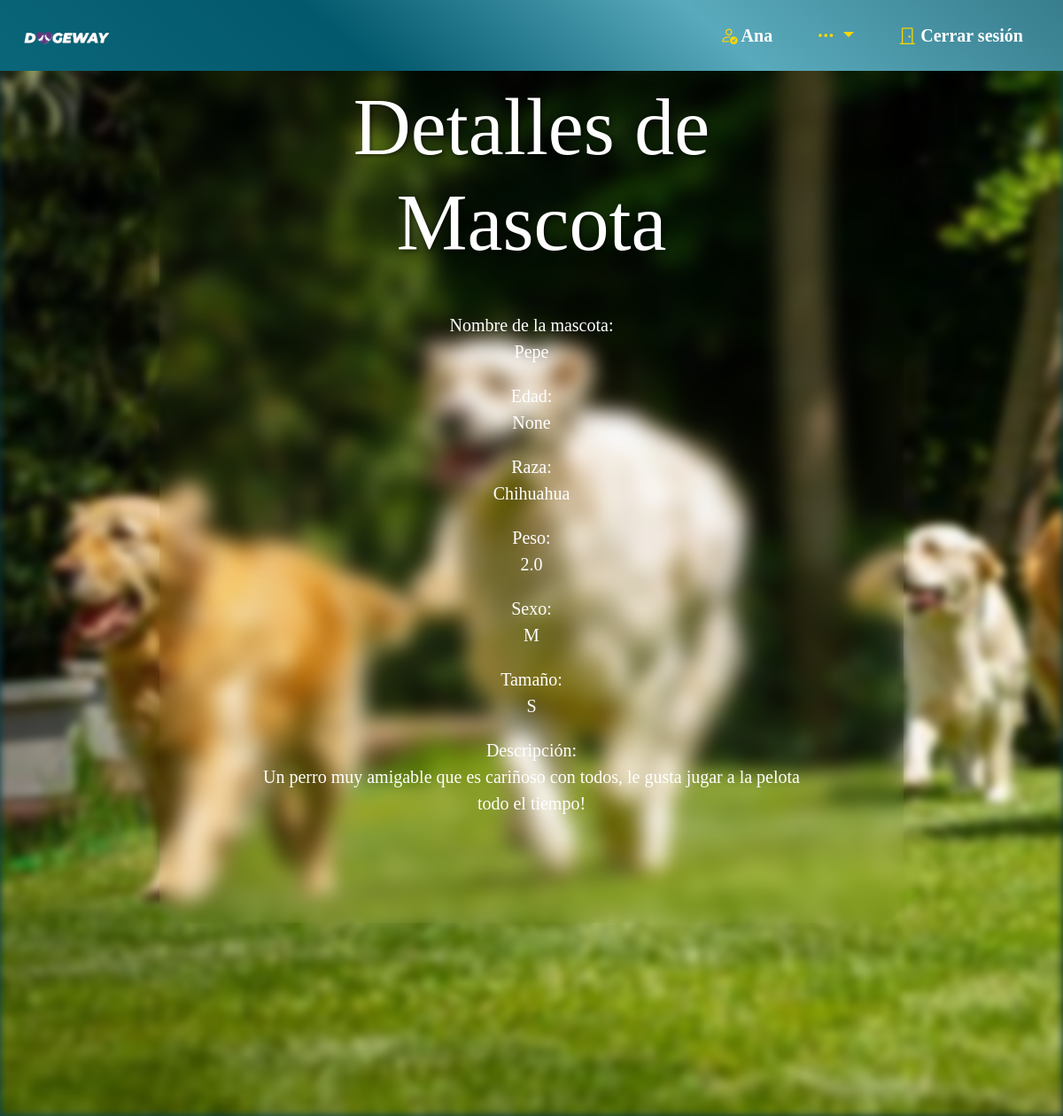
Page /ver_detalle_mascota/2/ (signed in) on the committed database.
### main_app/models.py (models this page shows, shortened)
class Usuario(AbstractUser):
    fotografia = models.ImageField(upload_to='usuarios/', null=True, blank=True)
    telefono = models.CharField(max_length=20)
    fecha_de_nacimiento = models.DateField()
    direccion = models.CharField(max_length=100)
    fotografia_identificacion = models.ImageField(upload_to='identificaciones/', null=True, blank=True)
    verificado = models.BooleanField(default=False)
    usuarios_bloqueados = models.ManyToManyField('self', symmetrical=False, related_name='usuarios_bloqueadores')
    groups = models.ManyToManyField('auth.Group', related_name='usuarios')
    user_permissions = models.ManyToManyField('auth.Permission', related_name='usuarios')

class Mascota(models.Model):
    dueño = models.ForeignKey(Usuario, on_delete=models.CASCADE)
    nombre = models.CharField(max_length=100)
    peso = models.FloatField(null=True, blank=True, validators=[
            MinValueValidator(5),  # El peso no puede ser menor que 0
            MaxValueValidator(150)  # El peso no puede ser mayor que 100
        ])
    edad = models.FloatField(null=True, blank=True, validators=[
            MinValueValidator(2),  # El peso no puede ser menor que 0
            MaxValueValidator(12)  # El peso no puede ser mayor que 100
        ])
    SEXO_CHOICES = (
        ('M', 'Macho'),
        ('H', 'Hembra'),
    )
    sexo = models.CharField(max_length=1, choices=SEXO_CHOICES)
    TAMAÑO_CHOICES = (
        ('XS', ' MuyPequeño'),
        ('S', 'Pequeño'),
        ('M', 'Mediano'),
        ('L', 'Grande'),
        ('XL', 'Gigante'),
    )
    tamaño = models.CharField(max_length=15, choices=TAMAÑO_CHOICES)
    descripcion = models.TextField()
    RAZA_CHOICES = (
        ('Bulldog francés', 'Bulldog francés'),
        ('Labrador retriever', 'Labrador retriever'),
        ('Golden retriever', 'Golden retriever'),
        ('Pastor alemán', 'Pastor alemán'),
        ('Caniche', 'Caniche'),
        ('Bulldog', 'Bulldog'),
        ('Rottweiler', 'Rottweiler'),
        ('Beagle', 'Beagle'),
        ('Salchicha', 'Salchicha'),
        ('Braco alemán de pelo corto', 'Braco alemán de pelo corto'),
        ('Corgi galés de Pembroke', 'Corgi galés de Pembroke'),
        ('Pastor australiano', 'Pastor australiano'),
        ('Yorkshire terrier', 'Yorkshire terrier'),
        ('Cavalier King Charles spaniel', 'Cavalier King Charles spaniel'),
        ('Doberman pinscher', 'Doberman pinscher'),
        ('Boxer', 'Boxer'),
        ('Schnauzer miniatura', 'Schnauzer miniatura'),
        ('Cane corso', 'Cane corso'),
        ('Gran danés', 'Gran danés'),
        ('Shih Tzu', 'Shih Tzu'),
        ('Husky siberiano', 'Husky siberiano'),
        ('Chihuahua', 'Chihuahua'),  # Raza agregada
        ('Solovino', 'Solovino'),  # Raza agregada
    )
    raza = models.CharField(max_length=100, choices=RAZA_CHOICES)
    tiene_cartilla = models.BooleanField()
    adopcion = models.BooleanField(default=False)
    likes = models.ManyToManyField("self", symmetrical=False, related_name="liked_by", blank=True)
    facebook_mascota = models.URLField(blank=True, null=True)
    twitter_mascota = models.URLField(blank=True, null=True)
    instagram_mascota = models.URLField(blank=True, null=True)
    tiktok_mascota = models.URLField(blank=True, null=True)

### main_app/views.py (the view)
# urls.py: path('ver_detalle_mascota/<int:mascota_id>/', views.VerDetalleMascota.as_view(), name='ver_detalle_mascota'),
class VerDetalleMascota(LoginRequiredMixin, DetailView):
    model = Mascota
    template_name = 'mascota_detalle.html'
    context_object_name = 'mascota'
    def get_context_data(self, **kwargs):
        context = super().get_context_data(**kwargs)
        mascota = context['mascota']
        context['imagenes_mascota'] = ImagenMascota.objects.filter(mascota=mascota)
        return context
    def get_object(self, queryset=None):
        mascota_id = self.kwargs.get('mascota_id')
        return get_object_or_404(Mascota, id=mascota_id, dueño=self.request.user)

### main_app/templates/mascota_detalle.html (shortened to what this page needs)
{% extends "layouts/base.html" %}
{% load static %}
{% block estilos_adicionales %}
<link rel="stylesheet" href="{% static 'css/mascota_detalle.css' %}">
{% endblock %}
{% block content %}
<section class="bk">
  </section>
<!DOCTYPE html>
<html lang="en">
<head>
</head>
<body>
    <div class="container">
        <div class="detalleMascota">
            <h1>Detalles de Mascota</h1><br>
            <div class="left-section">
                <div class="input-container">
                <label for="id_nombre">Nombre de la mascota:</label>
                <p>{{ mascota.nombre }}</p>
            </div>
            <div class="input-container">
                <label for="id_edad">Edad:</label>
                <p>{{ mascota.edad }}</p>
            </div>
            <div class="input-container">
                <label for="id_raza">Raza:</label>
                <p>{{ mascota.raza }}</p>
            </div>
            <div class="input-container">
                <label for="id_peso">Peso:</label>
                <p>{{ mascota.peso }}</p>
            </div>
            </div>
            <div class="input-container">
                <label for="id_sexo">Sexo:</label>
                <p>{{ mascota.sexo }}</p>
            </div>
            <div class="input-container">
                <label for="id_tamaño">Tamaño:</label>
                <p>{{ mascota.tamaño }}</p>
            </div>
            <div class="input-container">
                <label for="id_descripcion">Descripción:</label>
                <p>{{ mascota.descripcion }}</p>
            </div>
        </div>
        <br>
        <h2>Imagenes de tu mascota</h2><br>
        <div class="footer">
            <div class="button-container">
                <a href="{% url 'editar_mascota' mascota.id %}" class="button">Editar Mascota</a>
                <a href="{% url 'eliminar_mascota' mascota.id %}" class="button">Eliminar Mascota</a>
                <a href="{% url 'redes_sociales' mascota.id %}" class="button">Redes Sociales</a>
            </div>
        </div>
    </div>
</body>
</html>
{% endblock content %}

### main_app/templates/layouts/base.html (shortened to what this page needs)
<!DOCTYPE html>
<html lang="en">
<head>
    {% load static %}
    <link href="https://cdn.jsdelivr.net/npm/bootstrap@5.3.2/dist/css/bootstrap.min.css" rel="stylesheet">
    <link rel="stylesheet" href="https://cdn.jsdelivr.net/npm/bootstrap-icons@1.11.2/font/bootstrap-icons.min.css">
    <link rel="stylesheet" href="{% static 'css/base.css' %}">
    {% block estilos_adicionales %}{% endblock %}
</head>
<body>
    <header>
        <nav class="navbar navbar-expand-lg">
            <div class="container-fluid">
                <a class="navbar-brand" id="imagen" href="{% url 'home' %}">
                    <img src="{% static 'imagenes/LOGO.png' %}" alt="Dogeway Logo" class="navbar-logo">
                </a>
                <div class="collapse navbar-collapse" id="navbarSupportedContent">
                    <ul class="navbar-nav mb-2 mb-lg-0 ms-auto">
                        {% if user.is_authenticated%}
                            <li class="nav-item" id="NombreUsuario">
                                <a class="nav-link">
                                    {% if user.verificado %}
                                    <i class="bi bi-person-check" style="color: gold;"></i>
                                    {% endif %}
                                    {{ user.username }}
                                </a>
                            </li>
                            <li class="nav-item">
                                <div class="dropdown">
                                    <a class="nav-link dropdown-toggle" href="#" role="button" id="dropdownMenuLink" data-bs-toggle="dropdown" aria-expanded="false" style="color: gold;">
                                        <i class="bi bi-three-dots" style="color: gold;"></i>
                                    </a>
                                </div>
                            </li>
                            <li class="nav-item">
                                <a class="nav-link" href="{% url 'logout' %}?next={% url 'home' %}">
                                    <i class="bi bi-door-closed" style="color: gold;"></i> Cerrar sesión
                                </a>
                            </li>
                        {% endif %}
                    </ul>
                </div>
            </div>
        </nav>
    </header>
    <div class="content">
        {% block content %}{% endblock %}
    </div>
</body>
</html>

### main_app/static/css/base.css (style rules this page uses)
* { margin: 0; padding: 0; box-sizing: border-box; text-decoration: none; font-family: 'Times New Roman', Times, serif; font-size: 20px; }
body { margin-top: 55px; }
header { background: linear-gradient(40deg,#0B667A,#02586c,#59aabc,#377d8d); position: fixed; top: 0; left: 0; width: 100%; padding: 5px 10px; z-index: 100; }
header nav { display: flex; align-items: center; justify-content: space-between; font-weight: bold; padding-top: 5px; padding-bottom: 5px; padding-left: 3%; padding-right: 1%; }
header .navbar-logo { width: 100px; }
#imagen { background-color: transparent; }
.nav-link { margin: 0 10px; }
header nav ul { display: flex; list-style: none; margin: 0; padding: 0; }
header nav ul li { margin-left: 10px; }
header nav ul li a { color: white; font-size: 16px; text-decoration: none; padding: 10px; }
header { padding: 5px 10px; }
header nav ul { display: flex; list-style: none; margin: 0; padding: 0; justify-content: flex-end; }
.nav-link { color: white; }

### main_app/static/css/mascota_detalle.css (style rules this page uses)
* { font-family: 'Times New Roman', Times, serif; }
body { background: linear-gradient(45deg, #02586c, #005264, #072931, #005264, #02586c); background-size: 300% 300%; animation: color 15s ease-in-out infinite; margin: 0; display: flex; justify-content: center; align-items: center; min-height: 100vh; }
.bk { background-image: url('../../static/imagenes/perros-form.jpeg'); position: absolute; top: 0; left: 0; width: 100%; height: 100%; object-fit: cover; filter: blur(5px); }
@media screen and (min-width: 768px) { .bk { background-size: cover; } }
.container { display: flex; flex-direction: column; align-items: center; text-align: center; color: white; }
.detalleMascota { border-radius: 30px; width: 90%; max-width: none; height: 600; font-size: 24px; position: relative; z-index: 1; display: flex; flex-direction: column; align-items: center; text-align: center; margin-top: -20px; backdrop-filter: blur(10px); padding: 100px; }
h1 { color: white; margin: 10px 0; font-size: 90px; text-shadow: 2px 2px 4px rgba(0, 0, 0, 0.5); }
.footer { text-align: center; background: transparent; color: #ffffff; padding: 20px; width: 100%; }
.button-container { display: flex; justify-content: space-around; }
.button { display: inline-block; padding: 10px 20px; margin: 5px; text-decoration: none; color: #fff; background-color: #BD7219; border-radius: 5px; transition: background-color 0.3s ease-in-out; }

### rows in the picture
Usuario: username "Ana"
Mascota: nombre "Pepe", edad "None", raza "Chihuahua", peso "2.0", sexo "M", tamaño "S", descripcion "Un perro muy amigable que es cariñoso con todos, le gusta jugar a la pelota todo el tiempo!"
